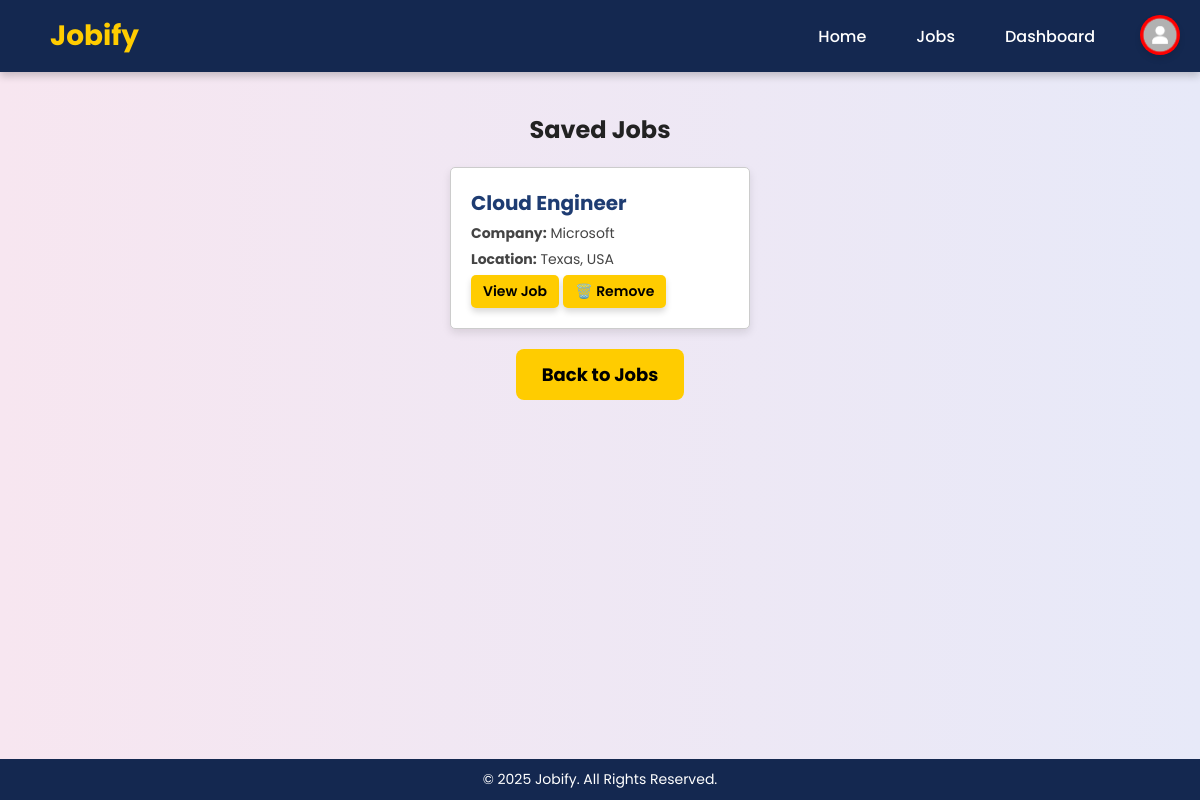
Screenshot of /saved-jobs.php (signed in) with the database file from the repository.
### tables this page shows
CREATE TABLE `jobs` (
  `id` int(11) NOT NULL,
  `job_title` varchar(255) NOT NULL,
  `company_name` varchar(255) NOT NULL,
  `location` varchar(255) NOT NULL,
  `description` text NOT NULL,
  `salary` varchar(50) NOT NULL,
  `date_posted` timestamp NOT NULL DEFAULT current_timestamp(),
  `category` varchar(100) NOT NULL
);

### saved-jobs.php (the view, shortened to what this page needs)
<?php
include 'php/config.php';
$user_id = $_SESSION['user_id'];
$query = "SELECT jobs.id, jobs.job_title, jobs.company_name, jobs.location
          FROM saved_jobs
          INNER JOIN jobs ON saved_jobs.job_id = jobs.id
          WHERE saved_jobs.user_id = ?";
$stmt = $conn->prepare($query);
$stmt->bind_param("i", $user_id);
$stmt->execute();
$result = $stmt->get_result();
?>
<!DOCTYPE html>
<html lang="en">
<head>
    <link rel="stylesheet" href="css/style.css">
    <link rel="stylesheet" href="https://cdnjs.cloudflare.com/ajax/libs/font-awesome/6.7.2/css/all.min.css">
</head>
<body>
    <header>
        <div class="logo">
            <h1>Jobify</h1>
        </div>
        <nav>
            <ul>
                <li><a href="index.php">Home</a></li>
                <li><a href="job-listings.php">Jobs</a></li>
                <li><a href="dashboard.php">Dashboard</a></li>
                <div class="profile-icon" onclick="toggleSidebar()">
                    <img src="assets/images/profile.png" alt="Profile">
                </div>
            </ul>
        </nav>
    </header>
    <main class="job-listings">
        <h2>Saved Jobs</h2>
        <?php if ($result->num_rows > 0): ?>
            <ul class="job-container" style="margin-block: 20px;">
                <?php while ($row = $result->fetch_assoc()): ?>
                    <li class="job-card" style="list-style: none;">
                        <h3><?= htmlspecialchars($row['job_title']) ?></h3>
                        <p><strong>Company:</strong> <?= htmlspecialchars($row['company_name']) ?></p>
                        <p><strong>Location:</strong> <?= htmlspecialchars($row['location']) ?></p>
                        <a href="job-description.php?id=<?= $row['id'] ?>" class="btn">View Job</a>
                        <a href="unsave-job.php?job_id=<?= $row['id'] ?>" class="btn btn-danger">🗑️ Remove</a>
                    </li>
                <?php endwhile; ?>
            </ul>
        <?php else: ?>
            <p>You haven't saved any jobs yet.</p>
        <?php endif; ?>
        <a href="job-listings.php" class="apply-btn" style="width: 15%;">Back to Jobs</a>
    </main>
    <footer>
        <p>&copy; 2025 Jobify. All Rights Reserved.</p>
    </footer>
</body>
</html>

### css/style.css (style rules this page uses)
* { margin: 0; padding: 0; box-sizing: border-box; font-family: 'Poppins', 'Roboto', 'Arial', 'Helvetica Neue', sans-serif; -webkit-font-smoothing: antialiased; -moz-osx-font-smoothing: grayscale; }
html, body { height: 100%; display: flex; flex-direction: column; background: linear-gradient(90deg,#f7e6f0, #e7e9f8); color: #222; }
p { font-family: inherit; }
h3 { color: #1e3c72; }
header { display: flex; justify-content: space-between; align-items: center; padding: 15px 50px; background: #142850; box-shadow: 0px 4px 8px rgba(0, 0, 0, 0.2); width: 100%; }
.logo h1 { font-size: 28px; font-weight: bold; color: #ffcc00; text-decoration: none; cursor: pointer; }
nav ul { list-style: none; display: flex; margin-right: 30px; }
nav ul li { margin: 0 15px; }
nav ul li a { text-decoration: none; color: white; font-weight: 500; transition: 0.3s ease-in-out; padding: 5px 10px; cursor: pointer; }
.hero h1, .hero-p, .hero ul li, .btn { position: relative; z-index: 1; }
.btn { display: inline-block; background: #ffcc00; color: black; padding: 12px 24px; text-decoration: none; font-weight: bold; border-radius: 8px; transition: 0.3s ease-in-out; font-size: 18px; box-shadow: 0px 4px 6px rgba(0, 0, 0, 0.15); }
footer { text-align: center; padding: 10px; background: #142850; color: white; font-size: 14px; width: 100%; margin-top: auto; }
.job-listings { padding: 40px; text-align: center; }
.job-container { display: flex; flex-wrap: wrap; gap: 20px; justify-content: center; }
.job-card { border: 1px solid #ccc; background: white; color: black; padding: 20px; border-radius: 5px; box-shadow: 0px 4px 8px rgba(0, 0, 0, 0.1); transition: 0.3s ease-in-out; text-align: left; width: 300px; cursor: pointer; }
.job-card h3 { font-size: 20px; color: #1e3c72; margin-bottom: 5px; }
.job-card p { font-size: 14px; margin: 5px 0; color: #444; }
.job-card .btn { display: inline-block; font-size: 14px; padding: 6px 12px; border-radius: 5px; background: #ffcc00; color: black; text-decoration: none; font-weight: 600; transition: 0.3s; }
.apply-btn { display: block; width: 20%; text-align: center; background: #ffcc00; color: black; font-size: 18px; font-weight: bold; padding: 12px; margin-top: 20px; margin-inline: auto; border-radius: 8px; text-decoration: none; transition: 0.3s ease-in-out; }
.profile-icon { position: absolute; top: 15px; right: 20px; width: 40px; height: 40px; border-radius: 50%; background-color: red; overflow: hidden; cursor: pointer; transition: transform 0.3s ease; box-shadow: 0px 4px 6px rgba(0, 0, 0, 0.1); }
.profile-icon img { width: 100%; height: 100%; object-fit: cover; }

### rows the page displays
jobs: job_title "Cloud Engineer", company_name "Microsoft", location "Texas, USA"
